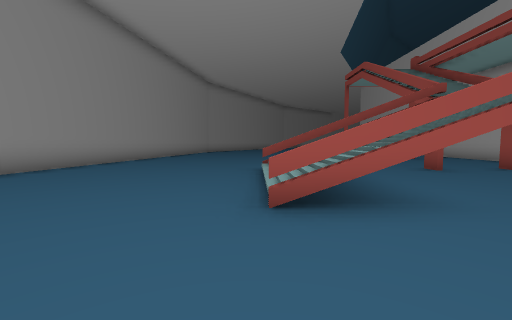
view 1 (above)

16 first-person views from a walk through a Unity game level. The camera is 1.4 m above the floor, tilts 4° down and sees 90° across. The floor is counted in squares, 2 m on a side. Each view is taken from the middle of a square. On the plan, view 1 faces up. The plan holds only what a view shows up to about 9 squares ahead; the rest is blank. The place goes on beyond the plan. Some surface patterns are stand-ins.

view 2
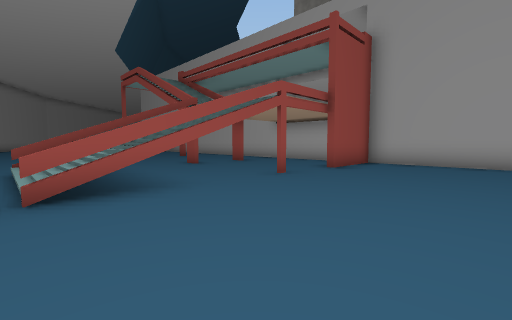

view 3
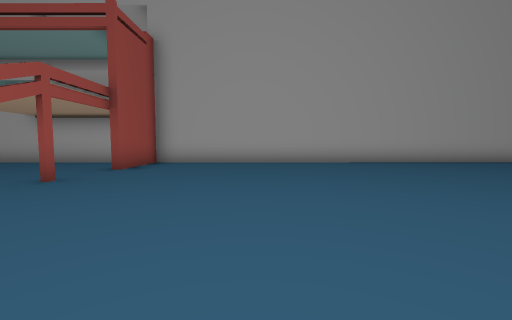

view 4
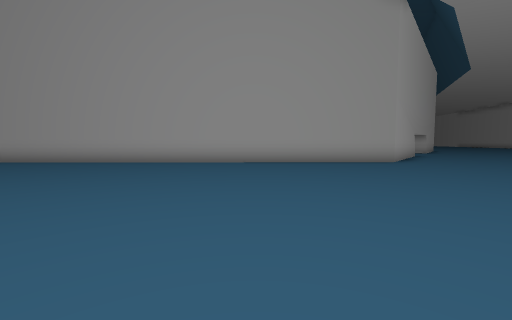

view 5
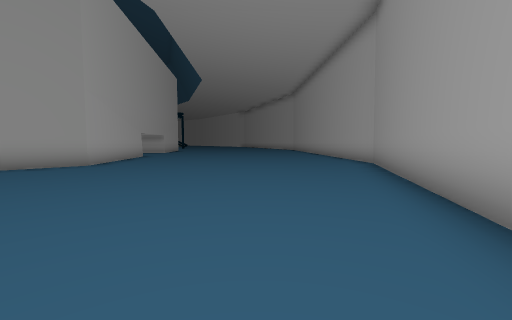

view 6
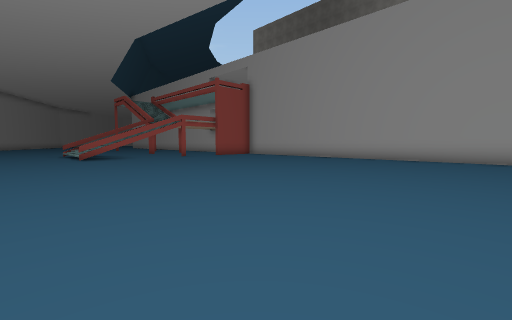

view 7
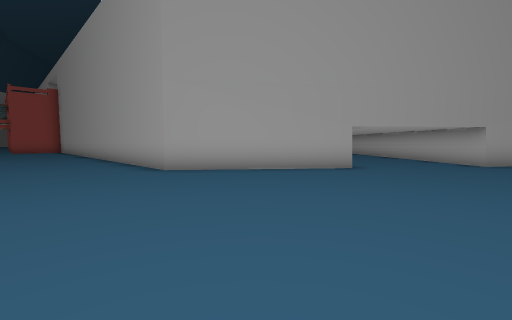

view 8
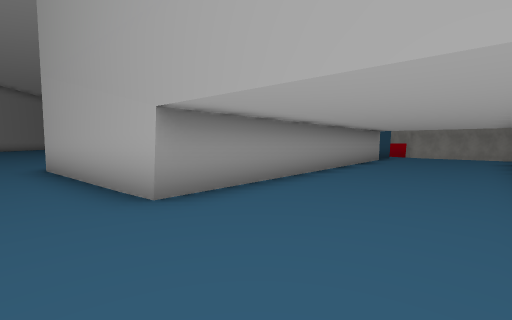

view 9
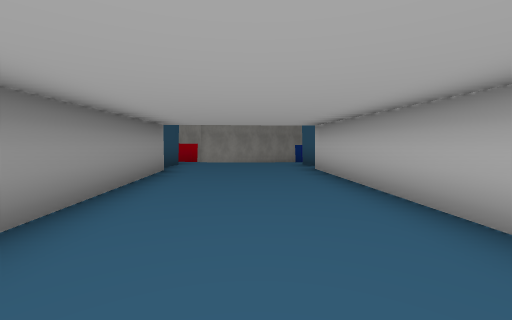

view 10
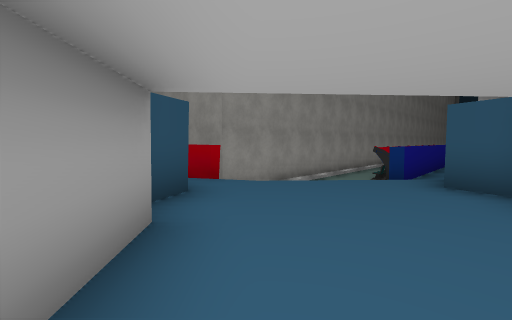

view 11
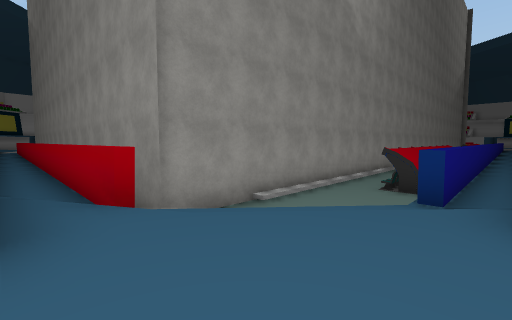

view 12
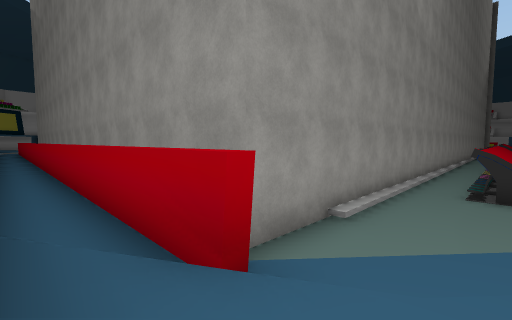

view 13
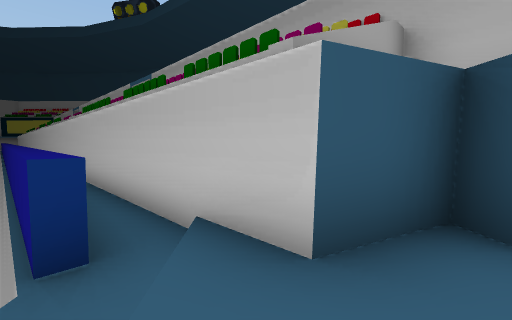

view 14
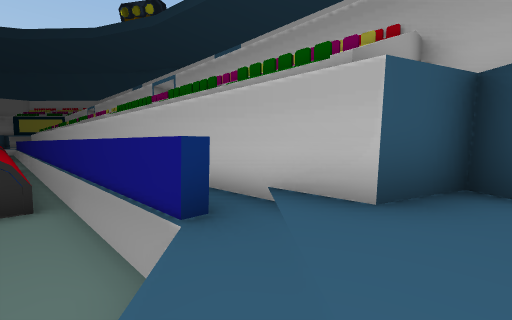

view 15
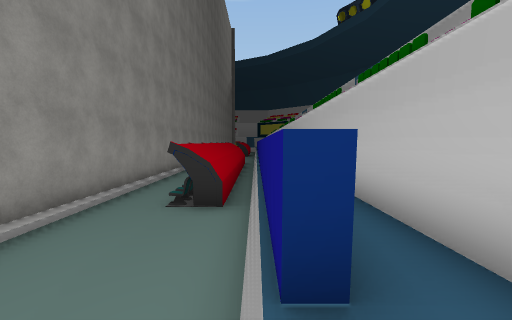

view 16
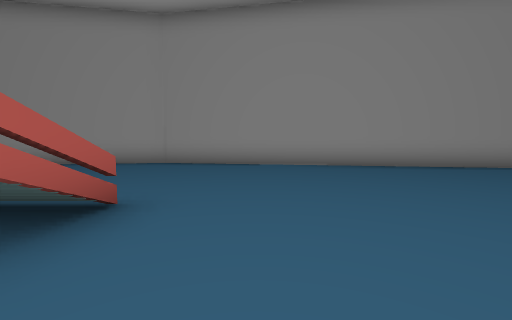

### Floor plan
Key: @ floor where view 1 was taken; # wall or solid block; . main floor; - floor 0.25 m lower than the main floor; / step, stairs or slope; ^ raised ledge; v drop or lower ground.
Columns run from 6 left of view 1 to 34 right of it. Each row starts with its distance up from view 1.
 12  #....
 11  #.....
 10  #.......
  9  #.......    ..
  8  #.............#
  7 ##.........#.#.#
  6 #.....#//......#
  5 #...../ /......#
  4 #.....///......#           #
  3 ##....#//..#...#           #v
  2  #  .........###           #v
  1  #  ...........#           #v
  0  #  ..@........#           #v
 -1     ...........#           #v
 -2     ...........#           #v
 -3     ...........#           #v
 -4     ...........#           #v
 -5     ...........#           #v
 -6     ...........#           #vvvvvvvvvvv
 -7     ...........#         ###vvvvvvvvvvv
 -8     ...........#        ##../vvvvv^^^^^^
 -9     ...........#        #..../v^^^^^^^^^^
-10        ........#       ##...../--------
-11       .........#      ##.....###########
-12       .........#     ##.....##
-13       .........###  ##.....##
-14       #..........####.....##
-15       #...........##.....##
-16       ##................
-17        #...............#
-18        ##.............##
-19         ##.............#

Positions as (right, up) in squares from view 1, and headings:
1: (0, 0), facing up
2: (0, -1), facing up-right
3: (0, -1), facing right
4: (0, -8), facing right
5: (0, -11), facing down-right
6: (-2, -9), facing up-right
7: (6, -19), facing up-right
8: (14, -19), facing up
9: (16, -15), facing up-right
10: (18, -11), facing up-right
11: (20, -10), facing up-right
12: (20, -8), facing up-right
13: (22, -9), facing down-right
14: (22, -8), facing down-right
15: (23, -9), facing right
16: (3, 8), facing left
